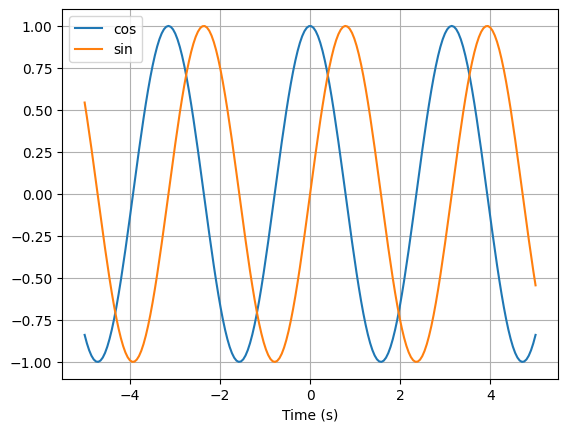

Write Python code to recreate this figure.
from matplotlib.pyplot import savefig
from numpy import linspace
from lcapy import *

vt = linspace(-5, 5, 200)
axes = cos(2 * t).plot(vt, label='cos')
sin(2 * t).plot(vt, label='sin', axes=axes)
axes.legend()

savefig(__file__.replace('.py', '.png'), bbox_inches='tight')
